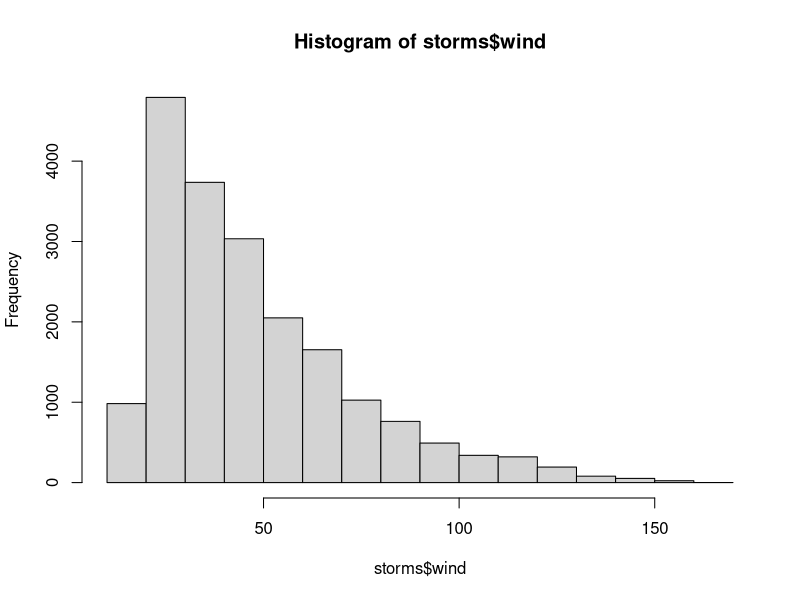
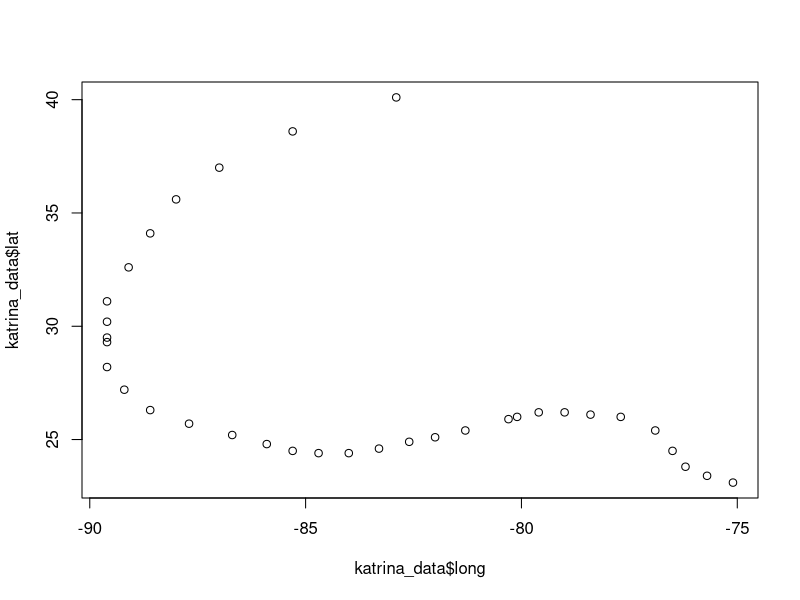
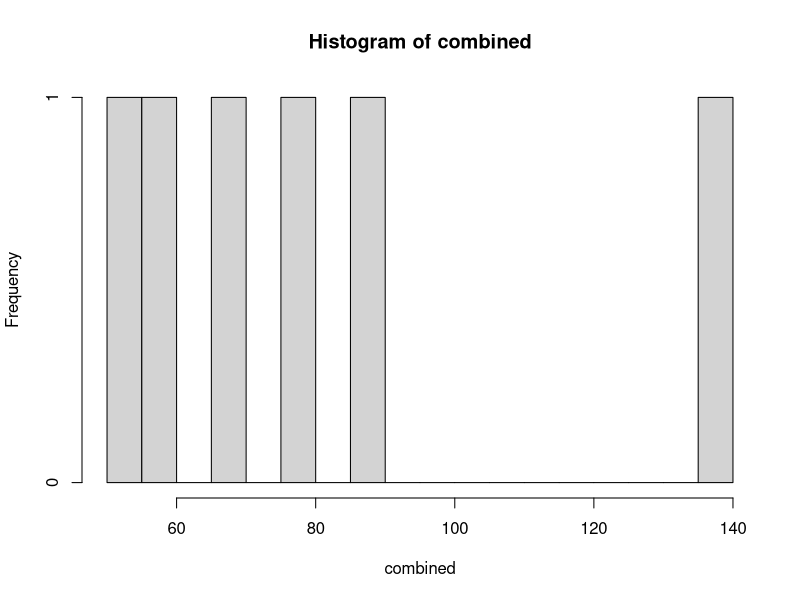

The R source for these figures, in order:
## ---- chunk 1
knitr::opts_chunk$set(echo = TRUE)
## ---- chunk 2
#Problem 1
library(dplyr)
data(storms)

#Part a
ncol(storms)

#Part b
nrow(storms)

#Part c
??storms
#wind in knots & pressure in millibars
## ---- chunk 3
#part a
hist(storms$wind)

#Partb
max_wind_storm <- storms |>
  filter(wind == max(wind)) |>
  select(year, wind)

print(max_wind_storm)
## ---- chunk 4
#Problem 3
katrina_data <- storms |>
  filter(name == "Katrina" & year == "2005") 

plot(katrina_data$long, katrina_data$lat)
## ---- chunk 5
#problem 4
#Part a
clean <- c(53, 58)
swear <- c(69,78, 87, 140)

mean(clean)
mean(swear)
mean(swear) - mean(clean)

#Part b
t.test(clean, swear)
#pvalue = 0.095
## ---- chunk 6
#Problem 5
#part a

combined <- c(clean, swear)
replicated <- replicate(10000,{
  resample <- sample(combined) 
  mean(resample[3:6])-mean(resample[1:2])
})
  
table(abs(replicated)>=38)


#part b
hist(combined, breaks =20)
